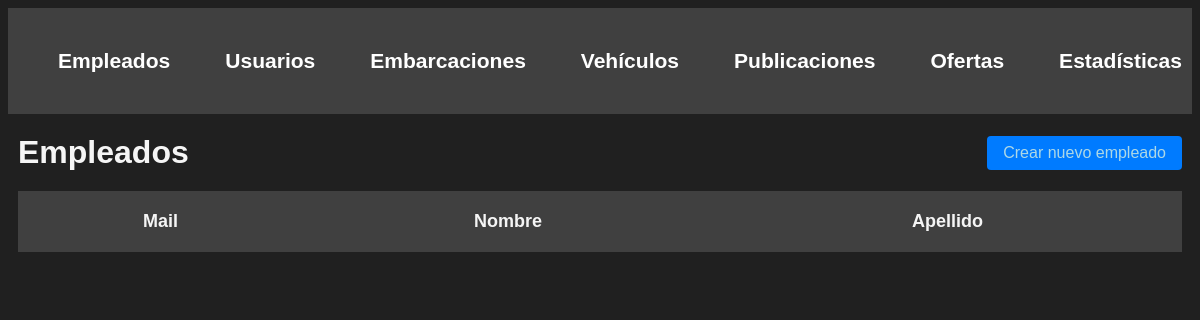
The app's page /administracion/empleados/ (signed in), older data.
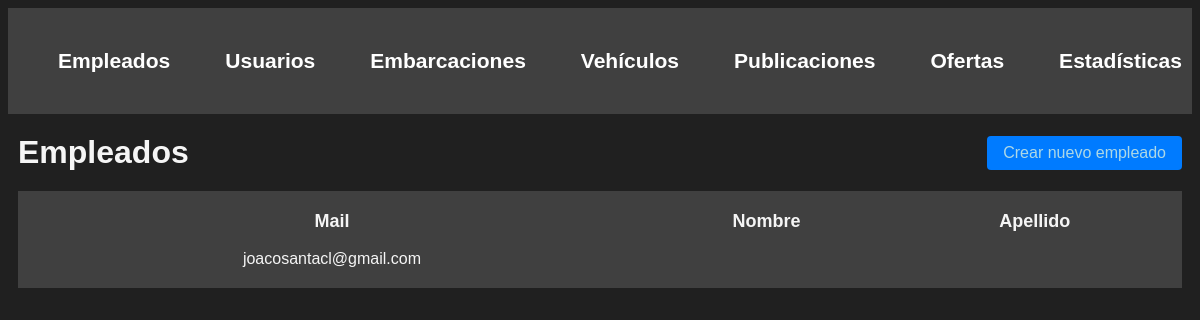
The same page, newer data.
### usuarios/models.py (models this page shows, shortened)
class Usuario(AbstractBaseUser, PermissionsMixin):
    nombre = models.CharField(max_length=50)
    apellido = models.CharField(max_length=50)
    fecha_nacimiento = models.DateField()
    telefono = models.CharField(max_length=13)
    mail = models.EmailField(max_length=50, unique=True)
    password = models.CharField(max_length=128)
    is_staff= models.BooleanField(default=False)
    is_blocked= models.BooleanField(default=False)
    USERNAME_FIELD = 'mail'
    REQUIRED_FIELDS = ['nombre', 'apellido', 'fecha_nacimiento', 'telefono']

### administrador/views.py (the view)
# urls.py: path('administracion/empleados/', views.empleados, name="empleados"),
@login_required(login_url=reverse_lazy('home'))
def empleados(request):
    chequear_admin(request.user)
    usuarios = Usuario.objects.filter(is_staff=True).filter(is_superuser=False)
    return render(request, 'empleados.html', {
        'usuarios' : usuarios
    })

### administrador/backend.py (called while the page is built)
def chequear_admin(user):
    if not user.is_superuser:
        return redirect('home')

### autenticacion/backend.py (called while the page is built)
    def get_user(self, user_id):
        UserModel = get_user_model()
        try:
            return UserModel.objects.get(pk=user_id)
        except UserModel.DoesNotExist:
            return None

### administrador/templates/empleados.html (shortened to what this page needs)
{% extends 'layouts/navbar.html' %}
{% block content %}
<div class="header">
    <h1>Empleados</h1>
    <a href="{% url 'crear empleado' %}" class="btn btn-primary">Crear nuevo empleado</a>
</div>
<table>
    <thead>
        <tr>
            <th>Mail</th>
            <th>Nombre</th>
            <th>Apellido</th>
        </tr>
    </thead>
    <tbody>
        {% for usuario in usuarios %}
            <tr>
                <td>{{usuario.mail}}</td>
                <td>{{usuario.nombre}}</td>
                <td>{{usuario.apellido}}</td>
            </tr>
        {% endfor %}
    </tbody>
</table>
{% endblock %}

Row changes from the older to the newer data that the page shows:
added Usuario: mail "joacosantacl@gmail.com"
